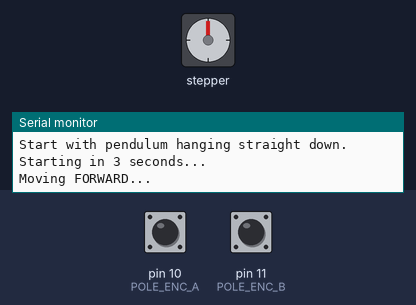
Bench run of a sketch on a simulated Arduino Uno, built with avr-gcc and run on an emulated ATmega328P. Shown: stepper motor, the last lines printed to the serial monitor. The inputs (shaded band) are chosen by the test bench; at power-on: pin 10 (POLE_ENC_A) HIGH, pin 11 (POLE_ENC_B) HIGH. Stepper angles assume 1600 steps per turn.

Above: at 3.05 s.
At 5.15 s:
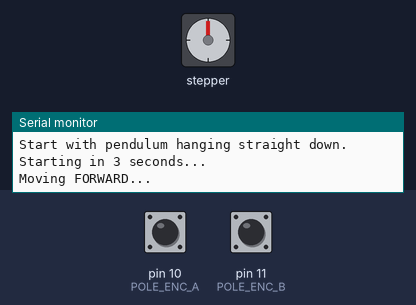
At 13.1 s:
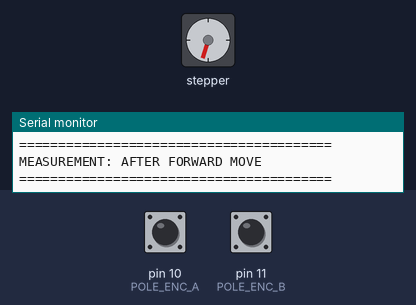
At 23.3 s:
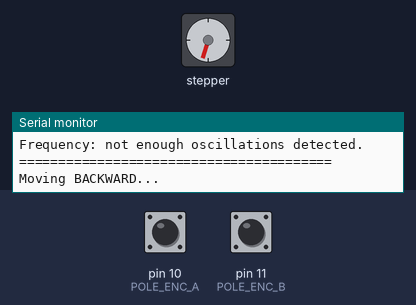
Timing chart, 0 to 50.3 s (numbered marks = the images above):
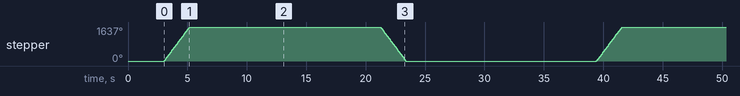

The sketch:

cart_pendulum_no_interrupts1.ino
```cpp
#include <AccelStepper.h>

// =====================================================
// EXACT MOTOR SETTINGS FROM WORKING MOVEMENT CODE
// =====================================================

const int STEP_PIN = 9;
const int DIR_PIN  = 7;

const float STEPS_PER_REV = 1600.0;

const float MAX_SPEED_RPM = 265.0;
const float ACCELERATION_RPM_S = 4250.0;
const long DISTANCE_STEPS = 7277.292;

AccelStepper motor(AccelStepper::DRIVER, STEP_PIN, DIR_PIN);

// =====================================================
// PENDULUM ENCODER
// =====================================================

const int POLE_ENC_A = 10;
const int POLE_ENC_B = 11;

const float ENCODER_COUNTS_PER_REV = 1200.0;
const float DEGREES_PER_COUNT = 360.0 / ENCODER_COUNTS_PER_REV;

const unsigned long SAMPLE_INTERVAL_US = 5000; // 200 Hz
const int PERIODS_TO_AVERAGE = 5;
const long CROSSING_HYSTERESIS_COUNTS = 3;
const unsigned long MEASUREMENT_TIMEOUT_MS = 15000;

long encoderCount = 0;
uint8_t oldEncoderState = 0;

// =====================================================
// MOTOR CONVERSIONS - SAME AS WORKING CODE
// =====================================================

float rpmToSteps(float rpm)
{
    return (rpm * STEPS_PER_REV) / 60.0;
}

float rpmPerSecondToSteps(float rpmPerSecond)
{
    return (rpmPerSecond * STEPS_PER_REV) / 60.0;
}

// =====================================================
// POLL ENCODER
//
// IMPORTANT:
// No attachInterrupt() is used here.
// This prevents the encoder ISR from interfering with the
// AccelStepper motor pulse timing.
// =====================================================

void updateEncoder()
{
    uint8_t a = digitalRead(POLE_ENC_A);
    uint8_t b = digitalRead(POLE_ENC_B);
    uint8_t newState = (a << 1) | b;

    if (newState == oldEncoderState)
        return;

    if ((oldEncoderState == 0 && newState == 1) ||
        (oldEncoderState == 1 && newState == 3) ||
        (oldEncoderState == 3 && newState == 2) ||
        (oldEncoderState == 2 && newState == 0))
    {
        encoderCount++;
    }
    else if ((oldEncoderState == 0 && newState == 2) ||
             (oldEncoderState == 2 && newState == 3) ||
             (oldEncoderState == 3 && newState == 1) ||
             (oldEncoderState == 1 && newState == 0))
    {
        encoderCount--;
    }

    oldEncoderState = newState;
}

// =====================================================
// MOVE CART
//
// This preserves the working AccelStepper movement.
// Encoder is simply polled between motor.run() calls.
// =====================================================

void moveCart(long targetPosition)
{
    motor.moveTo(targetPosition);

    while (motor.distanceToGo() != 0)
    {
        motor.run();
        updateEncoder();
    }
}

// =====================================================
// MEASURE PENDULUM
// =====================================================

void measurePendulum(const char *label)
{
    Serial.println();
    Serial.println("========================================");
    Serial.print("MEASUREMENT: ");
    Serial.println(label);
    Serial.println("========================================");

    // Use the hanging-zero established in setup.
    // encoderCount has been continuously tracked through the move.
    long previousRelativeCount = encoderCount;

    long maxPositiveCount = encoderCount;
    long maxNegativeCount = encoderCount;
    long maxAbsoluteCount = labs(encoderCount);

    bool wentNegative = false;

    unsigned long lastPositiveCrossingTime = 0;
    unsigned long lastSampleTime = micros();
    unsigned long startTime = millis();

    float periodSum = 0.0;
    int periodCount = 0;

    while (periodCount < PERIODS_TO_AVERAGE &&
           millis() - startTime < MEASUREMENT_TIMEOUT_MS)
    {
        // Poll as fast as possible so quadrature transitions are not missed.
        updateEncoder();

        unsigned long now = micros();

        // Analyze pendulum at 200 Hz.
        if (now - lastSampleTime >= SAMPLE_INTERVAL_US)
        {
            lastSampleTime += SAMPLE_INTERVAL_US;

            long relativeCount = encoderCount;

            // -------------------------------
            // AMPLITUDE
            // -------------------------------

            if (relativeCount > maxPositiveCount)
                maxPositiveCount = relativeCount;

            if (relativeCount < maxNegativeCount)
                maxNegativeCount = relativeCount;

            if (labs(relativeCount) > maxAbsoluteCount)
                maxAbsoluteCount = labs(relativeCount);

            // -------------------------------
            // FREQUENCY
            // -------------------------------

            if (relativeCount <= -CROSSING_HYSTERESIS_COUNTS)
            {
                wentNegative = true;
            }

            if (wentNegative &&
                previousRelativeCount < 0 &&
                relativeCount >= 0)
            {
                unsigned long crossingTime = now;

                if (lastPositiveCrossingTime != 0)
                {
                    float period =
                        (crossingTime - lastPositiveCrossingTime)
                        / 1000000.0;

                    if (period > 0.2 && period < 5.0)
                    {
                        periodCount++;
                        periodSum += period;

                        Serial.print("Oscillation ");
                        Serial.print(periodCount);
                        Serial.print(": Period = ");
                        Serial.print(period, 4);
                        Serial.print(" s | Frequency = ");
                        Serial.print(1.0 / period, 4);
                        Serial.println(" Hz");
                    }
                }

                lastPositiveCrossingTime = crossingTime;
                wentNegative = false;
            }

            previousRelativeCount = relativeCount;
        }
    }

    float positiveAngle =
        maxPositiveCount * DEGREES_PER_COUNT;

    float negativeAngle =
        maxNegativeCount * DEGREES_PER_COUNT;

    float amplitude =
        maxAbsoluteCount * DEGREES_PER_COUNT;

    float peakToPeak =
        (maxPositiveCount - maxNegativeCount)
        * DEGREES_PER_COUNT;

    Serial.println();
    Serial.println("------------- FINAL RESULT -------------");

    Serial.print("Maximum positive angle: ");
    Serial.print(positiveAngle, 3);
    Serial.println(" deg");

    Serial.print("Maximum negative angle: ");
    Serial.print(negativeAngle, 3);
    Serial.println(" deg");

    Serial.print("Amplitude: ");
    Serial.print(amplitude, 3);
    Serial.println(" deg");

    Serial.print("Peak-to-peak: ");
    Serial.print(peakToPeak, 3);
    Serial.println(" deg");

    if (periodCount > 0)
    {
        float averagePeriod = periodSum / periodCount;
        float averageFrequency = 1.0 / averagePeriod;

        Serial.print("Average period: ");
        Serial.print(averagePeriod, 4);
        Serial.println(" s");

        Serial.print("Average frequency: ");
        Serial.print(averageFrequency, 4);
        Serial.println(" Hz");
    }
    else
    {
        Serial.println("Frequency: not enough oscillations detected.");
    }

    Serial.println("========================================");
}

// =====================================================
// SETUP
// =====================================================

void setup()
{
    Serial.begin(115200);

    // EXACT motor setup from working movement sketch
    float maxSpeed = rpmToSteps(MAX_SPEED_RPM);
    float acceleration =
        rpmPerSecondToSteps(ACCELERATION_RPM_S);

    motor.setMaxSpeed(maxSpeed);
    motor.setAcceleration(acceleration);

    // Encoder pins
    pinMode(POLE_ENC_A, INPUT_PULLUP);
    pinMode(POLE_ENC_B, INPUT_PULLUP);

    oldEncoderState =
        (digitalRead(POLE_ENC_A) << 1) |
         digitalRead(POLE_ENC_B);

    // Pendulum must be hanging straight down here.
    // We define that physical position as encoderCount = 0.
    encoderCount = 0;

    Serial.println();
    Serial.println("================================");
    Serial.println("MOTOR + PENDULUM TEST");
    Serial.println("================================");

    Serial.print("Maximum speed: ");
    Serial.print(MAX_SPEED_RPM);
    Serial.println(" RPM");

    Serial.print("Maximum speed: ");
    Serial.print(maxSpeed);
    Serial.println(" steps/s");

    Serial.print("Acceleration: ");
    Serial.print(ACCELERATION_RPM_S);
    Serial.println(" RPM/s");

    Serial.print("Acceleration: ");
    Serial.print(acceleration);
    Serial.println(" steps/s^2");

    Serial.print("Distance: ");
    Serial.print(DISTANCE_STEPS);
    Serial.println(" steps");

    Serial.println();
    Serial.println("IMPORTANT:");
    Serial.println("Start with pendulum hanging straight down.");
    Serial.println("Starting in 3 seconds...");
    delay(3000);
}

// =====================================================
// LOOP
// =====================================================

void loop()
{
    // ================================================
    // MOVE FORWARD
    // ================================================

    Serial.println();
    Serial.println("Moving FORWARD...");

    moveCart(DISTANCE_STEPS);

    Serial.println("Forward movement complete.");

    // Measure the oscillation caused by the movement.
    measurePendulum("AFTER FORWARD MOVE");

    delay(1000);

    // ================================================
    // MOVE BACKWARD
    // ================================================

    Serial.println();
    Serial.println("Moving BACKWARD...");

    moveCart(0);

    Serial.println("Backward movement complete.");

    measurePendulum("AFTER BACKWARD MOVE");

    delay(1000);
}
```

Measured:
- by itself, stepper: turns 1637° clockwise in 2.2 s, then 1637° counter-clockwise in 2.2 s, repeating every 36.4 s
